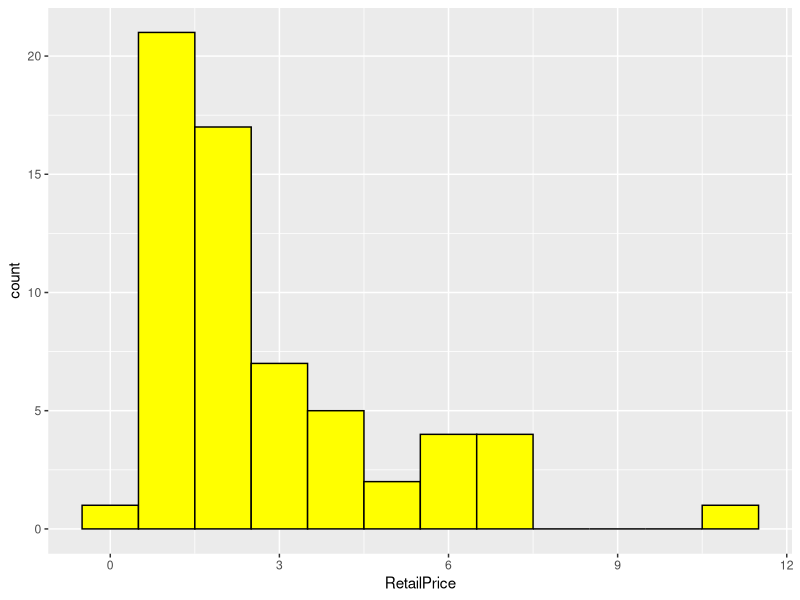

The R script that drew this image:
rm(list=ls())

#########Mann Pawar###############

#Q1
Q1 <- read.csv("data/HW2.csv")

library(semTools)
library(tidyverse)

#Q2
Q1DF <- data.frame(Q1)
Q2 <- table(Q1DF$Form)
#Canned  Dried  Fresh Frozen  Juice 
#12      9     24      6     11

#Q3
Q3 <-  prop.table(Q2)
#Canned      Dried      Fresh     Frozen      Juice 
#0.19354839 0.14516129 0.38709677 0.09677419 0.17741935 

#Q4
Q4 <- var(Q1DF$RetailPrice) ; #4.277157

#Q5
Q5 <- sd(Q1DF$RetailPrice) ; #2.068129

#Q6
Q6 <- semTools::kurtosis(Q1DF$RetailPrice) #z value is 4.001

#Q7
Q7 <- "B" 

#Q8
Q8 <- diff(range(Q1DF$RetailPrice)) ; #10.1923

#Q9
Q9 <- IQR(Q1DF$RetailPrice) ; #2.36975

#Q10
ggplot(Q1DF, aes(RetailPrice)) + geom_histogram(binwidth = 1, color = "black", fill = "yellow")
Q10 <- semTools::skew(Q1DF$RetailPrice) ; Q10

#Q11
Q11 <- "B"
